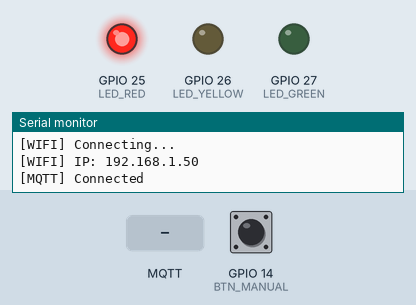
The sketch below on a simulated ESP32. On the bench: output pins drawn as LEDs (lit = HIGH), the last lines printed to the serial monitor. The test bench sets the inputs (shaded band); at power-on: GPIO 14 (BTN_MANUAL) HIGH. WiFi joins after 1.5 s; servers stay silent unless stated; EEPROM starts erased; no MQTT or app messages arrive unless stated.

Above: at 2.6 s.
2.7 s: MQTT message "1" arrives on the first subscribed topic
At 3.15 s:
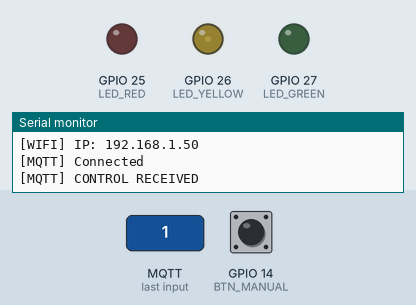
At 6.1 s:
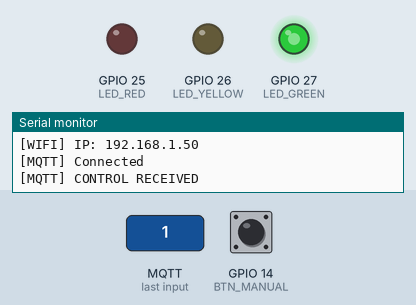
Timing chart, 0 to 11.6 s (numbered marks = the images above; inputs shaded):
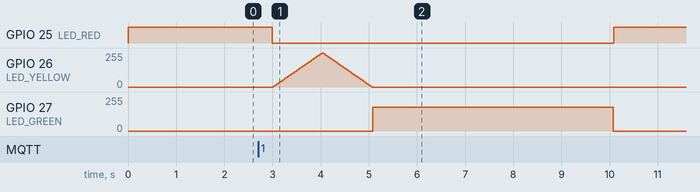

Measured:
- by itself, GPIO 26 (LED_YELLOW): rises from 0/255 to 255/255 in 1.0 s, then falls to 0/255 in 1.0 s

The sketch:

TraficLight_AnifBurhanudin.ino
```cpp
#include <Arduino.h>
#include <WiFi.h>
#include <WiFiClientSecure.h>
#include <PubSubClient.h>
#include <ArduinoJson.h>
#include <Preferences.h>

/* ===== PIN ===== */
#define LED_RED     25
#define LED_YELLOW  26
#define LED_GREEN   27
#define BTN_MANUAL  14

/* ===== WIFI ===== */
const char* ssid = "anif";
const char* pass = "12345688";

/* ===== MQTT ===== */
const char* mqtt_server = "df98e8e04d9c43d7a8eb03c565ab847a.s1.eu.hivemq.cloud";
const int   mqtt_port   = 8883;
const char* mqtt_topic  = "iot/esp32/status";
const char* mqtt_ctrl   = "iot/esp32/control";
const char* mqtt_user   = "hivemq.webclient.1770438253516";
const char* mqtt_pass   = "OP9S&z#6A>K3Gh4j;dyg";

/* ===== GLOBAL ===== */
Preferences prefs;
WiFiClientSecure net;
PubSubClient mqtt(net);

volatile bool manualPressed = false;
int trafficScore = 0;

/* ===== ISR ===== */
void IRAM_ATTR buttonISR() {
  manualPressed = true;
}

/* ===== PWM ===== */
void setPWM(uint8_t pin, uint8_t val) {
  ledcWrite(pin, val);
}

/* ===== AI LOGIC ===== */
int calculateGreenTime() {
  int base = 5000;
  int adaptive = trafficScore * 1000;
  return constrain(base + adaptive, 5000, 15000);
}

/* ===== MQTT CALLBACK (CONTROL) ===== */
void mqttCallback(char* topic, byte* payload, unsigned int length) {
  if (strcmp(topic, mqtt_ctrl) != 0) return;

  StaticJsonDocument<128> doc;
  if (deserializeJson(doc, payload, length)) return;

  if (doc.containsKey("reset")) {
    trafficScore = 0;
  }

  if (doc.containsKey("score")) {
    trafficScore = constrain(doc["score"], 0, 10);
  }

  prefs.putInt("traffic", trafficScore);

  Serial.println("[MQTT] CONTROL RECEIVED");
}

/* ===== MQTT SEND STATUS ===== */
void sendStatusJSON(int greenTime) {
  StaticJsonDocument<256> doc;
  char buffer[256];

  doc["device"]   = "ESP32-TRAFFIC-AI";
  doc["score"]    = trafficScore;
  doc["green_ms"] = greenTime;
  doc["green_s"]  = greenTime / 1000;
  doc["wifi"]     = (WiFi.status() == WL_CONNECTED) ? "ONLINE" : "OFFLINE";
  doc["uptime"]   = millis();

  serializeJson(doc, buffer);

  prefs.putString("last_json", buffer);

  if (mqtt.connected()) {
    mqtt.publish(mqtt_topic, buffer);
  }

  Serial.println(buffer);
}

/* ===== MQTT TASK ===== */
void mqttTask(void *pv) {
  for (;;) {
    if (WiFi.status() == WL_CONNECTED) {
      if (!mqtt.connected()) {
        if (mqtt.connect("ESP32_TRAFFIC_AI", mqtt_user, mqtt_pass)) {
          mqtt.subscribe(mqtt_ctrl);
          Serial.println("[MQTT] Connected");
        }
      }
      mqtt.loop();
    }
    vTaskDelay(200 / portTICK_PERIOD_MS);
  }
}

/* ===== TRAFFIC TASK ===== */
void trafficTask(void *pv) {
  while (1) {

    // RED
    setPWM(LED_RED, 255);
    setPWM(LED_YELLOW, 0);
    setPWM(LED_GREEN, 0);
    vTaskDelay(3000 / portTICK_PERIOD_MS);

    // YELLOW FADE
    setPWM(LED_RED, 0);
    for (int i = 0; i <= 255; i += 5) {
      setPWM(LED_YELLOW, i);
      vTaskDelay(20 / portTICK_PERIOD_MS);
    }
    for (int i = 255; i >= 0; i -= 5) {
      setPWM(LED_YELLOW, i);
      vTaskDelay(20 / portTICK_PERIOD_MS);
    }
    setPWM(LED_YELLOW, 0);

    // GREEN (AI)
    int greenTime = calculateGreenTime();
    setPWM(LED_GREEN, 180);
    vTaskDelay(greenTime / portTICK_PERIOD_MS);
    setPWM(LED_GREEN, 0);

    // LEARNING
    if (manualPressed) {
      trafficScore++;
      manualPressed = false;
    } else {
      trafficScore--;
    }

    trafficScore = constrain(trafficScore, 0, 10);
    prefs.putInt("traffic", trafficScore);

    Serial.printf("[AI] Score=%d Green=%dms\n", trafficScore, greenTime);

    sendStatusJSON(greenTime);
  }
}

/* ===== WIFI TASK ===== */
void wifiTask(void *pv) {
  Serial.println("[WIFI] Connecting...");
  WiFi.begin(ssid, pass);

  unsigned long t0 = millis();
  while (WiFi.status() != WL_CONNECTED && millis() - t0 < 5000) {
    vTaskDelay(500 / portTICK_PERIOD_MS);
  }

  if (WiFi.status() == WL_CONNECTED) {
    Serial.print("[WIFI] IP: ");
    Serial.println(WiFi.localIP());
  } else {
    Serial.println("[WIFI] Offline mode");
  }

  vTaskDelete(NULL);
}

/* ===== SETUP ===== */
void setup() {
  Serial.begin(115200);

  ledcAttach(LED_RED,    5000, 8);
  ledcAttach(LED_YELLOW, 5000, 8);
  ledcAttach(LED_GREEN,  5000, 8);

  pinMode(BTN_MANUAL, INPUT_PULLUP);
  attachInterrupt(BTN_MANUAL, buttonISR, FALLING);

  prefs.begin("trafficAI", false);
  trafficScore = prefs.getInt("traffic", 0);

  net.setInsecure();
  mqtt.setServer(mqtt_server, mqtt_port);
  mqtt.setCallback(mqttCallback);

  Serial.println("[SYSTEM] READY");

  xTaskCreatePinnedToCore(trafficTask, "Traffic", 4096, NULL, 1, NULL, 1);
  xTaskCreatePinnedToCore(wifiTask,    "WiFi",    4096, NULL, 1, NULL, 0);
  xTaskCreatePinnedToCore(mqttTask,    "MQTT",    4096, NULL, 1, NULL, 0);
}

/* ===== LOOP ===== */
void loop() {
  vTaskDelay(1000 / portTICK_PERIOD_MS);
}
```
